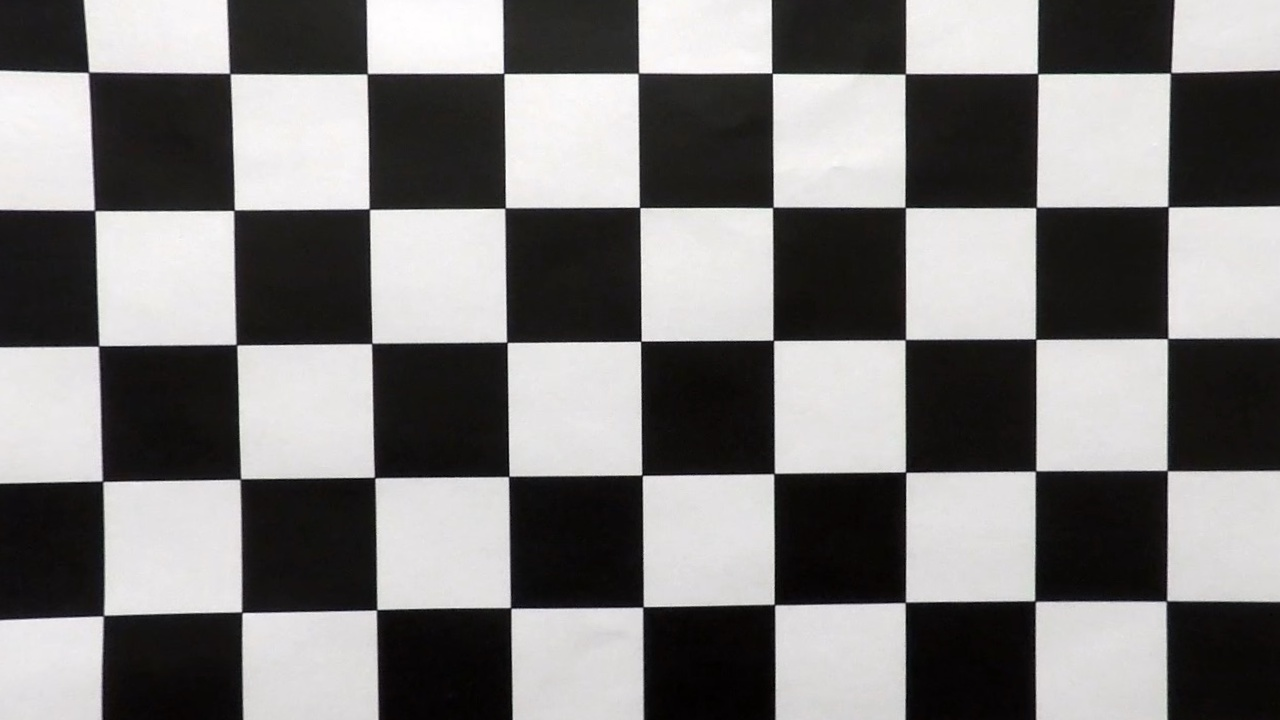
#> input picture calibrated_images/undistort_calibration1.jpg, 1280 x 720 px
$ python -i image_handler.py   (imports and definitions only)   (older library calls are emulated)
#> lines starting #> are read from the running program, lines starting #| are printed output that depends on the picture; after the words box and inside, x2 and y2 are one past the last pixel; in counts of white or black regions, pixels touching at a corner belong together
import cv2
import numpy as np
import matplotlib.pyplot as plt


class ImageHandler:
    """
    Utility class for handling images.
    """
    def __init__(self):
        self.mask = [0.078, 0.458, 0.56, 0.932, 0.58]
        self.kernel_sharpen_1 = np.array([[-1, -1, -1], [-1, 9, -1], [-1, -1, -1]])
        self.kernel_sharpen_2 = np.array([[1, 1, 1], [1, -7, 1], [1, 1, 1]])
        self.kernel_sharpen_3 = np.array([[-1, -1, -1, -1, -1],
                                     [-1, 2, 2, 2, -1],
                                     [-1, 2, 8, 2, -1],
                                     [-1, 2, 2, 2, -1],
                                     [-1, -1, -1, -1, -1]]) / 8.0
        self.sobel_thres_min = 20
        self.sobel_thres_max = 100
        self.channel_thresh_min = 150
        self.channel_thresh_max = 255
        self.MInv = None
        self.M = None

    @staticmethod
    def blur_image(img):
        cv2.GaussianBlur(img, (3, 3), 0)

    def get_minv(self):
        return self.MInv

    def thresholdImage(self, image, thres):
        """Apply thresholding to image."""
        mergeBinary = np.zeros_like(image)
        mergeBinary[(image >= thres[0]) & (image <= thres[1])] = 1
        return mergeBinary

    def dir_thresh(self, img, sobel_kernel=3, thres=(0, np.pi / 2), apply_gray=False):
        """Threshold an image to a specific range of direction of gradients."""

        if apply_gray:
            gray = cv2.cvtColor(img, cv2.COLOR_BGR2GRAY)
            print("dir_thresh: Convert to grayscale")
        else:
            gray = np.copy(img)
        sobel_x = cv2.Sobel(gray, cv2.CV_64F, 1, 0, ksize=sobel_kernel)
        sobel_y = cv2.Sobel(gray, cv2.CV_64F, 0, 1, ksize=sobel_kernel)
        # Take the absolute value of the gradient directions.
        absgrad = np.arctan2(np.absolute(sobel_x), np.absolute(sobel_y))
        dir_binary = self.thresholdImage(absgrad, thres)
        return dir_binary

    def sobel_thresh(self, image, thres=(170, 255), axis='x', kernel_size=3, apply_gray=False):
        """Do sobel threholding along specific axis."""
        interm = np.copy(image)
        ax = [1, 0]
        if apply_gray:
            print("sobel: Convert to grayscale")
            interm = cv2.cvtColor(interm, cv2.COLOR_BGR2GRAY)
        if axis == 'x':
            sobel = cv2.Sobel(interm, cv2.CV_64F, 1, 0, kernel_size)
        elif axis == 'y':
            sobel = cv2.Sobel(interm, cv2.CV_64F, 0, 1, kernel_size)
        else:
            sobel_x = cv2.Sobel(interm, cv2.CV_64F, 1, 0, kernel_size)
            sobel_y = cv2.Sobel(interm, cv2.CV_64F, 0, 1, kernel_size)
            # Magnitude across both axis.
            sobel = np.sqrt(sobel_x ** 2 + sobel_y ** 2)
        mag_binary = self.thresholdImage(sobel, thres)
        return mag_binary

    # [58 lines left out: functions binarize_v3, plot_multiple, not called in this run]

    def binarize_image_v2(self, image, apply_gray=False):
        """Create a merged binary using magnitude, gradient and direction."""
        thresh_x = (80, 255)
        thresh_y = (70, 255)
        thresh_md = (40, 255)
        thresh_d = (0.1, 1.03)
        binary_x = self.sobel_thresh(image, thresh_x, axis='x', kernel_size=15, apply_gray=True)
        binary_y = self.sobel_thresh(image, thresh_y, axis='y', kernel_size=15, apply_gray=True)
        binary_md = self.sobel_thresh(image, thresh_md, axis='xy', kernel_size=15, apply_gray=True)
        binary_dir = self.dir_thresh(image, 15, thresh_d, apply_gray=True)
        # Merge the binary image over x,y and magnitude, direction.
        binary_img = np.zeros_like(binary_dir)
        print("binary_x", binary_x.shape)
        print("binary_y", binary_y.shape)
        print("binary_md", binary_md.shape)
        print("binary_dir", binary_dir.shape)
        binary_img[((binary_x == 1) & (binary_y == 1)) | ((binary_md == 1) & (binary_dir == 1))] = 1

        # Gradient on S channel.
        hls_image = cv2.cvtColor(image, cv2.COLOR_RGB2HLS)
        s_channel_binary = self.thresholdImage(hls_image[:, :, 2], (120, 255))

        # combine both binary images.
        output = np.zeros_like(binary_img)
        output[(binary_img == 1) | (s_channel_binary == 1)] = 1
        return output

    # [154 lines left out: functions binarize_image, sharpen_image, segment_area_of_interest, mask_region, mark_area_of_interest, create_perspective_transform, not called in this run]

>>> import cv2
>>> picture = cv2.cvtColor(cv2.imread('../calibrated_images/undistort_calibration1.jpg'), cv2.COLOR_BGR2RGB)
>>> result = ImageHandler().binarize_image_v2(picture)
#> in sobel_thresh, `mag_binary = self.thresholdImage(sobel, thres)`:
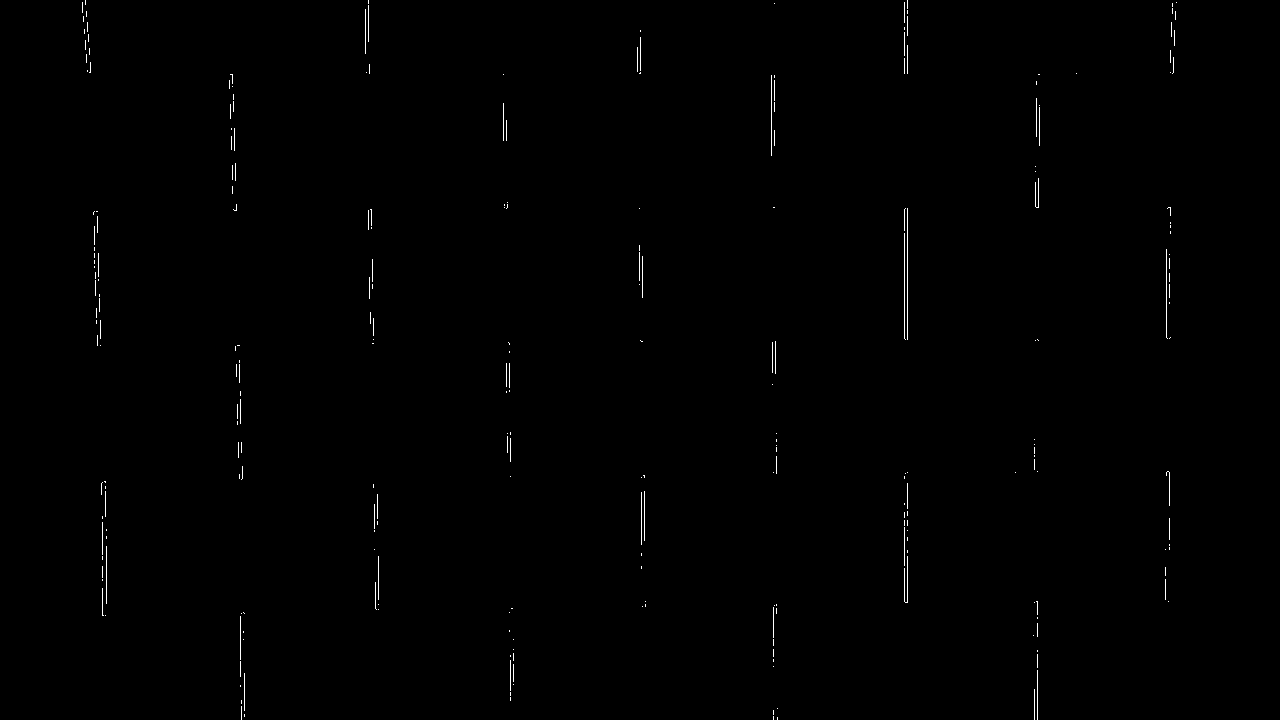
#> mag_binary: shape (720, 1280) float64; values 0 (black) and 1 (white), 0.35% white in thin lines or dots, all inside (x1, y1, x2, y2) = (82, 0, 1177, 720)
#> in dir_thresh, `absgrad = np.arctan2(np.absolute(sobel_x), np.absolute(sobel_y))`:
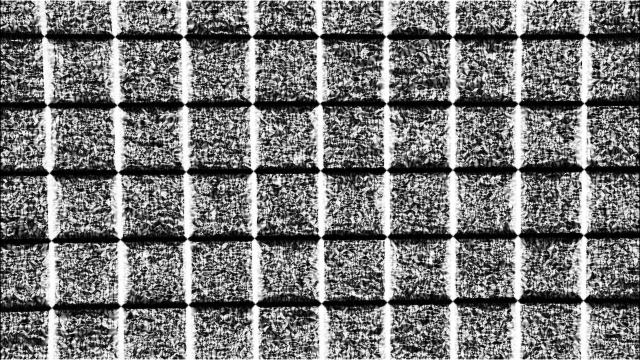
#> absgrad: shape (720, 1280) float64 (shown at 1/2 size); min 0, max 1.57, mean 0.743; drawn with min black and max white
#> in dir_thresh, `dir_binary = self.thresholdImage(absgrad, thres)`:
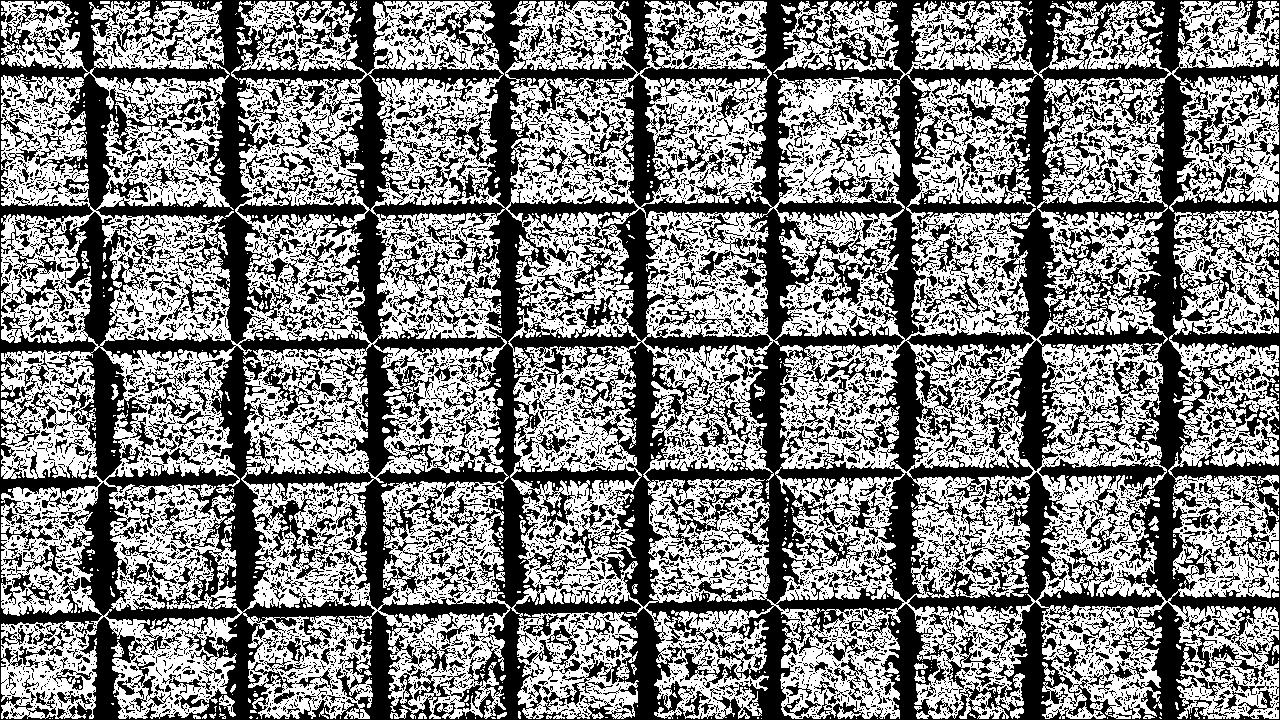
#> dir_binary: shape (720, 1280) float64; values 0 (black) and 1 (white), 50.8% white; 9473 black regions (8382 under 20 px), largest, box (x1, y1, x2, y2) and area: (0, 0, 1280, 720) 322467, (873, 448, 1068, 621) 11463, (654, 485, 748, 560) 1547
#| binary_x (720, 1280)
#| binary_y (720, 1280)
#| binary_md (720, 1280)
#| binary_dir (720, 1280)
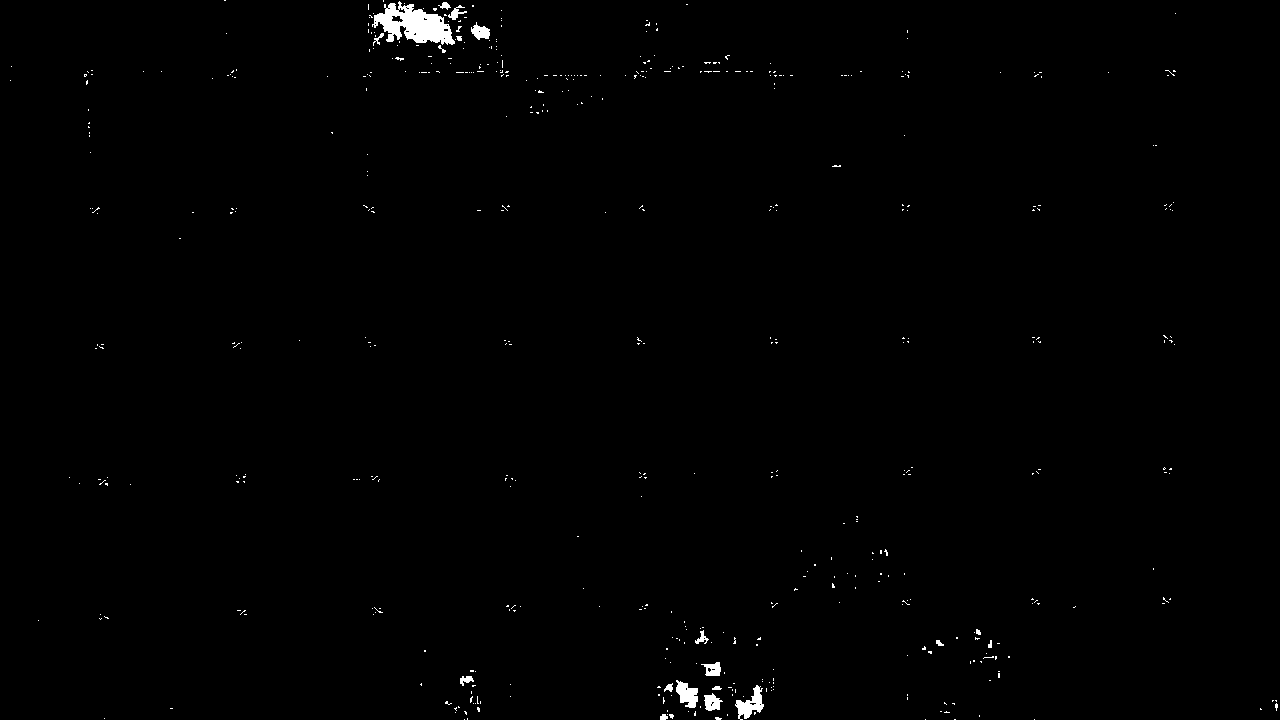
#> result: shape (720, 1280) float64; values 0 (black) and 1 (white), 0.61% white; 511 white regions (492 under 20 px), largest, box (x1, y1, x2, y2) and area: (372, 1, 455, 45) 1990, (735, 685, 764, 720) 463, (676, 680, 698, 708) 387

$ run again, on calibrated_images/undistort_calibration10.jpg
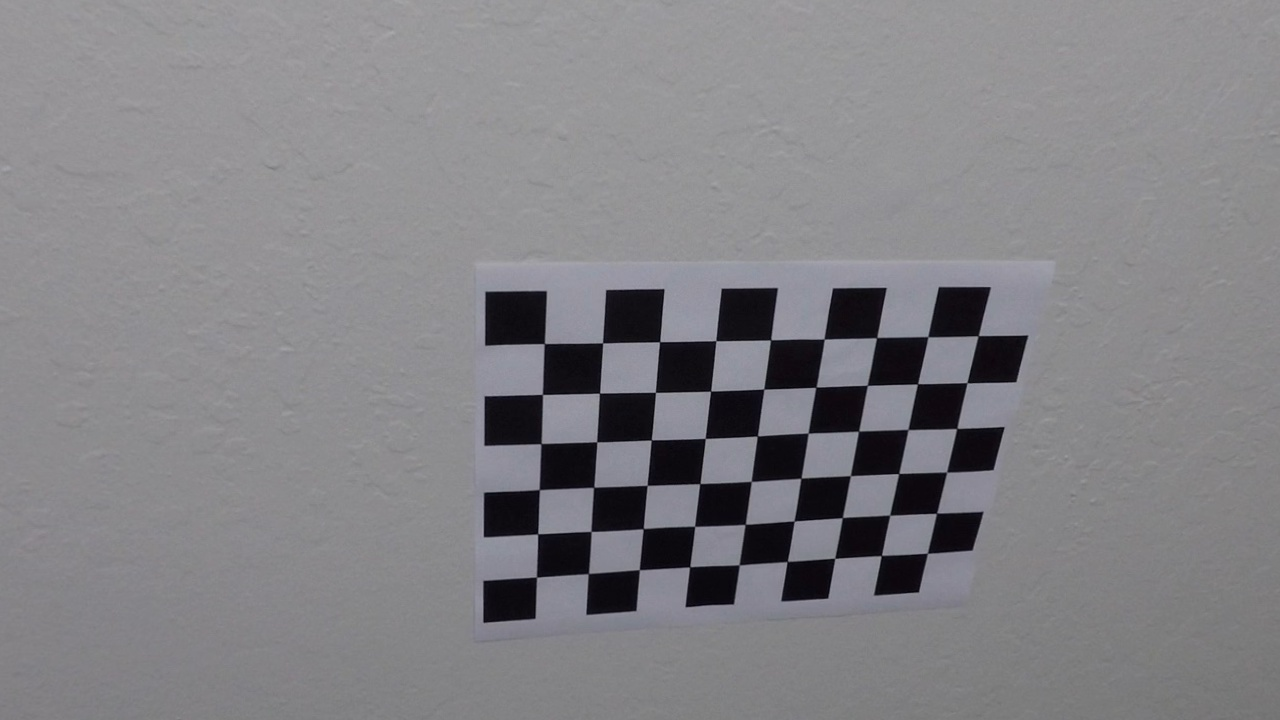
#> input picture calibrated_images/undistort_calibration10.jpg, 1280 x 720 px
#> in sobel_thresh, `mag_binary = self.thresholdImage(sobel, thres)`:
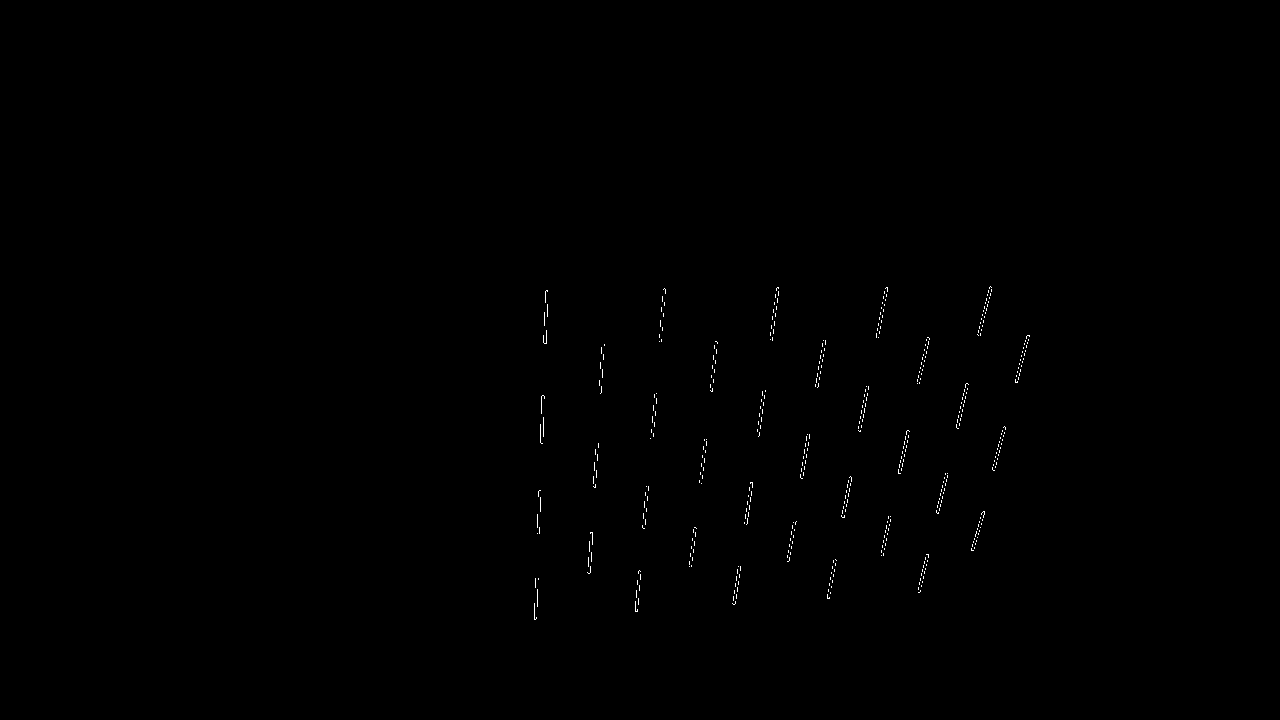
#> mag_binary: shape (720, 1280) float64; values 0 (black) and 1 (white), 0.2% white in thin lines or dots, all inside (x1, y1, x2, y2) = (534, 286, 1030, 620)
#> mag_binary: shape (720, 1280) float64; values 0 (black) and 1 (white), 0.33% white in thin lines or dots, all inside (x1, y1, x2, y2) = (269, 30, 1075, 624)
#> mag_binary: shape (720, 1280) float64; values 0 (black) and 1 (white), 1.3% white in thin lines or dots
#> dir_binary: shape (720, 1280) float64; values 0 (black) and 1 (white), 60% white; 16207 black regions (13922 under 20 px), largest, box (x1, y1, x2, y2) and area: (421, 248, 1048, 636) 89625, (0, 0, 1280, 720) 22294, (429, 479, 538, 636) 3063
#| binary_x (720, 1280)
#| binary_y (720, 1280)
#| binary_md (720, 1280)
#| binary_dir (720, 1280)
#> hls_image: shape (720, 1280, 3); mean of channels 0, 1, 2 117.4, 131.7, 8.4
#> s_channel_binary: shape (720, 1280); values 0 (black) and 1 (white), 0.03% white in thin lines or dots, all inside (x1, y1, x2, y2) = (485, 291, 1008, 613)
#> `result = ImageHandler().binarize_image_v2(picture)`:
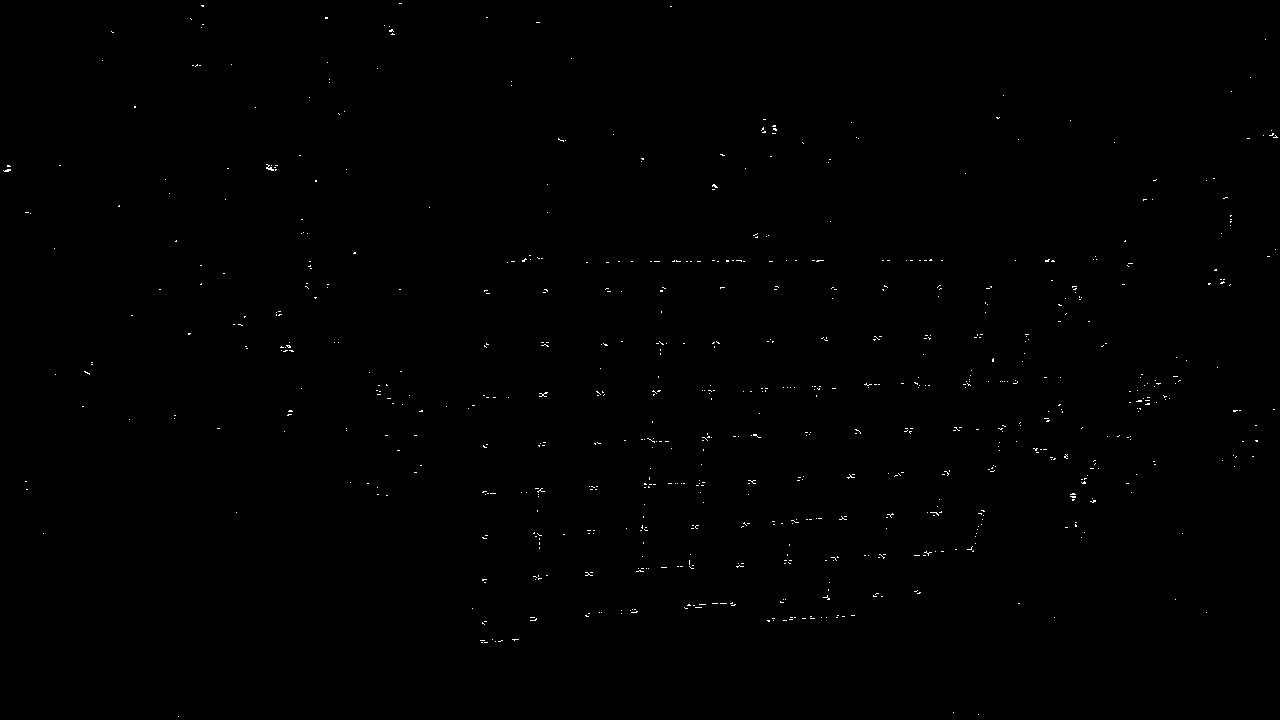
#> result: shape (720, 1280) float64; values 0 (black) and 1 (white), 0.24% white in thin lines or dots
